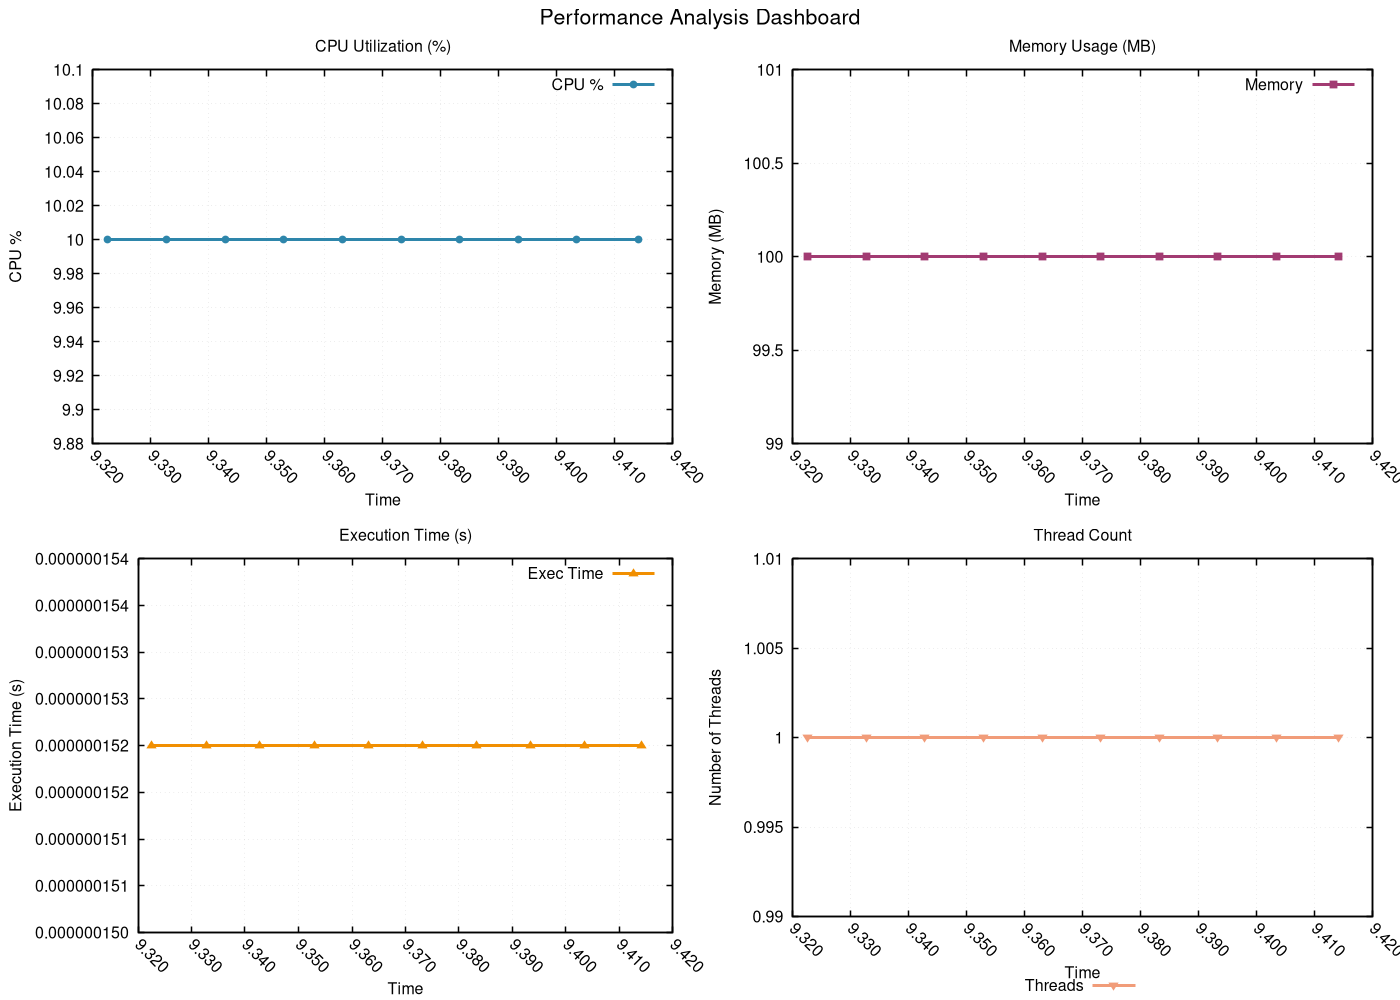

This figure's gnuplot source:
# GNUplot script for performance metrics
set terminal pngcairo enhanced font 'Helvetica,12' size 1400,1000
set output 'png/quick_sort_20260131_225833_dashboard.png'

set multiplot layout 2,2 title 'Performance Analysis Dashboard' font 'Helvetica,16'
set style line 1 lc rgb '#2E86AB' lt 1 lw 3 pt 7 ps 0.8
set style line 2 lc rgb '#A23B72' lt 1 lw 3 pt 5 ps 0.8
set style line 3 lc rgb '#F18F01' lt 1 lw 3 pt 9 ps 0.8
set style line 4 lc rgb '#F19C79' lt 1 lw 3 pt 11 ps 0.8
set style line 5 lc rgb '#0ABB9F' lt 1 lw 3 pt 13 ps 0.8

set format x "%.3f"
set xtics rotate by -45
set autoscale x

set title 'CPU Utilization (%)'
set xlabel 'Time'
set ylabel 'CPU %'
set grid linestyle 1 lc rgb '#D3D3D3' lt 0 lw 1
set border linewidth 1.5
plot 'png/quick_sort_20260131_225833_dashboard.dat' using 1:2 with linespoints ls 1 title 'CPU %'
set title 'Memory Usage (MB)'
set xlabel 'Time'
set ylabel 'Memory (MB)'
set grid linestyle 1 lc rgb '#D3D3D3' lt 0 lw 1
set border linewidth 1.5
plot 'png/quick_sort_20260131_225833_dashboard.dat' using 1:3 with linespoints ls 2 title 'Memory'
set title 'Execution Time (s)'
set xlabel 'Time'
set ylabel 'Execution Time (s)'
set grid linestyle 1 lc rgb '#D3D3D3' lt 0 lw 1
set border linewidth 1.5
plot 'png/quick_sort_20260131_225833_dashboard.dat' using 1:8 with linespoints ls 3 title 'Exec Time'
set title 'Thread Count'
set xlabel 'Time'
set ylabel 'Number of Threads'
set grid linestyle 1 lc rgb '#D3D3D3' lt 0 lw 1
set border linewidth 1.5
set key outside center bottom horizontal
plot 'png/quick_sort_20260131_225833_dashboard.dat' using 1:9 with linespoints ls 4 title 'Threads'
unset multiplot
